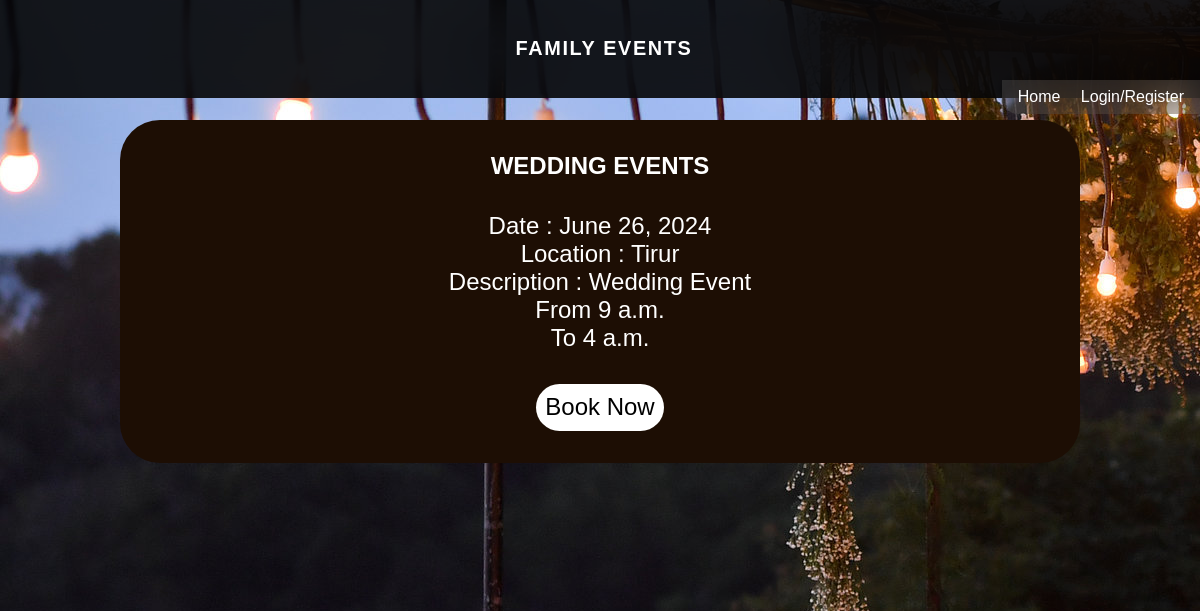
The app's page /works/ with its own data.
### EventsWorks/models.py (models this page shows)
class Works(models.Model):
    name=models.CharField(max_length=200)
    type=models.ForeignKey(Services,on_delete=models.SET_NULL,related_name='service_type',null=True)
    date=models.DateField()
    description=models.TextField()
    place=models.CharField(max_length=500)
    from_time=models.TimeField()
    to_time=models.TimeField()

### EventsWorks/views.py (the view)
# urls.py: path('works/',views.list_works,name='works'),
def list_works(request):
    works=Works.objects.all()
    is_authenticated = request.user.is_authenticated
    return render(request,'works/works.html',{'works':works,"is_authenticated":is_authenticated})

### templates/works/works.html (shortened to what this page needs)
<!DOCTYPE html>
<html lang="en">
<head>
    {% load static %}
    <title>Home</title><link rel="stylesheet" href="{% static 'css/styles.css' %}">
</head>
<body>
    <section class="nav-bar">
    <div class="logo">
        <h5>FAMILY EVENTS</h5>
    </div>
    </section>
    <section class="nav-bar-small" id="nav-bar-small">
       <div class="navs">
       <a href="{% url 'homepage' %}">Home</a>
       {% if is_authenticated %}
       <a href="{% url 'logout' %}">Logout</a>
       {% else %}
       <a href="{% url 'loginpage' %}">Login/Register</a>
       {% endif %}
       </div>
    </section>
    <section class="services-body">
        {% for x in works %}
        <div class="services-box">
            <h4>{{ x.name }}</h4>
            <span>Date : {{ x.date }}</span>
            <span>Location : {{ x.place }}</span>
            <span>Description : {{ x.description }}</span>
            <span>From {{ x.from_time }}</span>
            <span>To {{ x.to_time }}</span>
            <a href="{% url 'bookwork' x.id %}">Book Now</a>
            </div>
            {% endfor %}
</section>
</body>
</html>

### static/css/styles.css (style rules this page uses)
body,html { max-width: 100%; max-height: 100%; margin: 0; font-family: Arial, Helvetica, sans-serif; display: flex; flex-direction: column; }
.nav-bar { display: flex; justify-content: center; padding: 0.5vh; align-items: center; background-color: rgba(0, 0, 0, 0.877); backdrop-filter: blur(40px); color: white; position: fixed; width: 100%; z-index: 99; }
.logo { font-size: 3vh; letter-spacing: 0.2vh; }
.nav-bar-small { z-index: 99; width: 100%; display: flex; justify-content: end; position: fixed; top: 10vh; }
.navs { background-color: rgba(156, 156, 156, 0.178); backdrop-filter: blur(20px); padding: 1vh; border-bottom-left-radius: 2vh; }
.navs a { text-decoration: none; color: rgb(255, 255, 255); padding: 1vh; }
.services-body { max-width: 100%; height: auto; display: flex; flex-direction: column; align-items: center; background-image: url('images/topImage.jpg'); background-repeat: no-repeat; background-repeat: initial; }
.services-box { margin-top: 15vh; margin-bottom: 15vh; width: 80%; height: auto; border-radius: 5vh; background-color: rgb(29, 14, 4); display: flex; flex-direction: column; align-items: center; text-align: center; color: white; font-size: 3vh; }
.services-box a { text-decoration: none; color: rgb(0, 0, 0); background-color: rgb(255, 255, 255); padding: 1.2vh; border-radius: 3vh; margin: 4vh; }

### templates/works/works.html (style rules this page uses)
body { background-image: url('../static/images/topImage.jpg'); }

### records on screen
Works: name "WEDDING EVENTS", date "June 26, 2024", place "Tirur", description "Wedding Event", from_time "9 a.m.", to_time "4 a.m."
